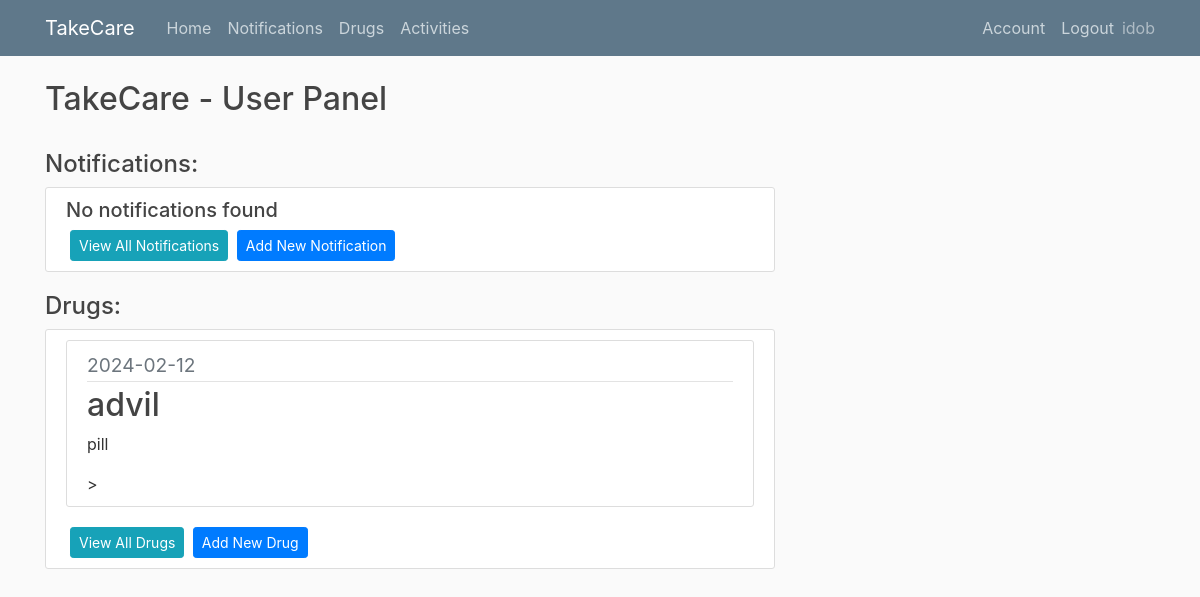
Before: /home (signed in) with the older database file.
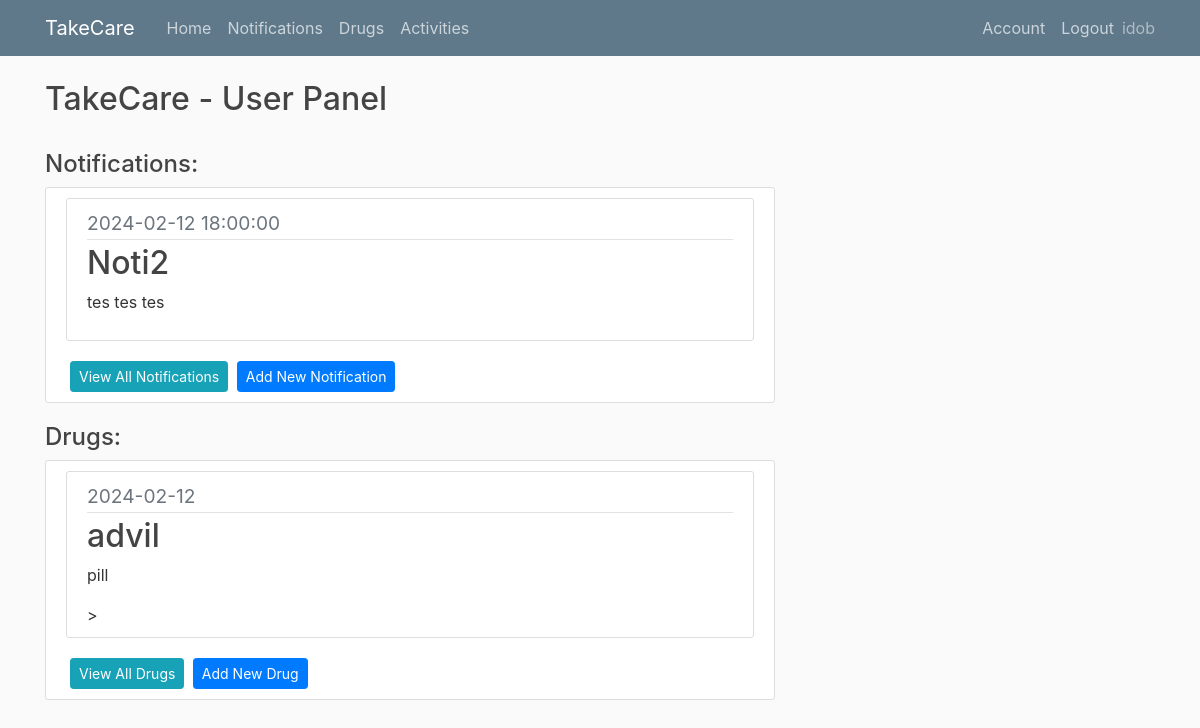
After: the same page with the newer database file.
### app/models.py (models this page shows, shortened)
class User(db.Model, UserMixin):
    id = db.Column(db.Integer, primary_key=True)
    username = db.Column(db.String(20), unique=True,nullable=False)
    email = db.Column(db.String(100), unique=True,nullable=False)
    image_file = db.Column(db.String(100),nullable=False,default='default.jpg')
    password= db.Column(db.String(60),nullable=False)
    Notifications = db.relationship('Notification',backref='creator',lazy=True )
    Drugs = db.relationship('Drug',backref='creator',lazy=True )

class Drug(db.Model):
    id = db.Column(db.Integer, primary_key=True)
    name = db.Column(db.String(150),nullable=False)
    type = db.Column(db.Text,nullable=False)
    dose = db.Column(db.Integer,nullable=False)
    timesaday = db.Column(db.Integer,nullable=False)
    taketime= db.Column(db.Time, nullable=False)
    gap = db.Column(db.Integer, nullable=False)
    packsize = db.Column(db.Integer,nullable=False)
    daystotake = db.Column(db.Integer,nullable=False)
    startdate = db.Column(db.Date,nullable=False)
    user_id = db.Column(db.Integer, db.ForeignKey('user.id'), nullable=False)
    drugschedules = db.relationship("DrugSchedule", cascade="all, delete")

class Notification(db.Model):
    id = db.Column(db.Integer, primary_key=True)
    title = db.Column(db.String(150),nullable=False)
    content = db.Column(db.Text,nullable=False)
    date = db.Column(db.Date,nullable=False)
    time = db.Column(db.Time,nullable=False)
    user_id = db.Column(db.Integer, db.ForeignKey('user.id'), nullable=False)

### app/routes.py (the view)
@app.route("/")
@app.route("/home")
def home():
    if current_user.is_authenticated:
        notifications = Notification.query.filter_by(user_id=current_user.id).order_by(Notification.date.asc()).order_by(Notification.time.asc()).limit(3)
        drugs = Drug.query.filter_by(user_id=current_user.id)
        return render_template("home.html",notifications=notifications ,drugs=drugs)
    else:
        return render_template("home.html")

### app/models.py (called while the page is built)
@login_manager.user_loader
def load_user(user_id):
    return User.query.get(int(user_id))

### app/templates/home.html
{% extends "layout.html" %}
{% block content %}
  <h2> TakeCare - User Panel </h2>
  <br>
  <h4>Notifications:</h4>
  <div class="content-section">
    {% if notifications.count() == 0  %}
        <h5>No notifications found</h5>
    {% else %}
      {% for notification in notifications %}
      <article class="media content-section">
        <div class="media-body">
          <div class="article-metadata">
            <big class="text-muted">{{ notification.date.strftime('%Y-%m-%d') }}    {{ notification.time }} </big>
          </div>
          <h2>{{ notification.title }}</h2>
          <p class="article-content">{{ notification.content }}</p>
        </div>
      </article>
      {% endfor %}
    {% endif %}
    <a class="btn btn-info btn-sm ml-1" href="{{url_for('notification')}}"> View All Notifications</a>
    <a class="btn btn-primary btn-sm ml-1" href="{{url_for('add_notification')}}"> Add New Notification</a>
  </div>
  <h4>Drugs:</h4>
  <div class="content-section">
    {% if drugs.count() == 0  %}
        <h5>No drugs found</h5>
    {% else %}
      {% for drug in drugs %}
      <article class="media content-section">
        <div class="media-body">
          <div class="article-metadata">
            <big class="text-muted">{{ drug.startdate.strftime('%Y-%m-%d') }} </big>
          </div>
          <h2>{{ drug.name }}</h2>
          <p class="article-content">{{ drug.type }}</p>>
        </div>
      </article>
      {% endfor %}
    {% endif %}
    <a class="btn btn-info btn-sm ml-1" href="{{url_for('drugs')}}"> View All Drugs</a>
    <a class="btn btn-primary btn-sm ml-1" href="{{url_for('add_drug')}}"> Add New Drug</a>
  </div>
{% endblock content %}

### app/templates/layout.html (shortened to what this page needs)
<!DOCTYPE html>
<html>
<head>
    <link rel="stylesheet" href="https://maxcdn.bootstrapcdn.com/bootstrap/4.0.0/css/bootstrap.min.css">
    <link rel="stylesheet" type="text/css" href="{{ url_for('static', filename='main.css') }}">
</head>
<body>
    <header class="site-header">
      <nav class="navbar navbar-expand-md navbar-dark bg-steel fixed-top">
        <div class="container">
          <a class="navbar-brand mr-4" href="/">TakeCare</a>
          <div class="collapse navbar-collapse" id="navbarToggle">
            <div class="navbar-nav mr-auto">
              <a class="nav-item nav-link" href="{{url_for('home')}}">Home</a>
              <a class="nav-item nav-link" href="{{url_for('notification')}}">Notifications</a>
              <a class="nav-item nav-link" href="{{url_for('drugs')}}">Drugs</a>
              <a class="nav-item nav-link" href="{{url_for('activities')}}">Activities</a>
            </div>
            {% if not current_user.is_authenticated %}
            <div class="navbar-nav">
              <a class="nav-item nav-link" href="{{url_for('login')}}">Login</a>
              <a class="nav-item nav-link" href="{{url_for('register')}}">Register</a>
            </div>
            {% else %}
            <div class="navbar-nav">
              <a class="nav-item nav-link" href="{{url_for('account')}}">Account</a>
              <a class="nav-item nav-link" href="{{url_for('logout')}}">Logout</a>
              <sapn class="navbar-text">{{current_user.username}}</span>
            </div>
            {% endif %}
          </div>
        </div>
      </nav>
    </header>
    <main role="main" class="container">
      <div class="row">
        <div class="col-md-8">
          {% block content %} {% endblock %}
        </div>
    </main>
</body>
</html>

### app/static/main.css (style rules this page uses)
body { background: #fafafa; color: #333333; margin-top: 5rem; }
h1, h2, h3, h4, h5, h6 { color: #444444; }
.bg-steel { background-color: #5f788a; }
.site-header .navbar-nav .nav-link { color: #cbd5db; }
.content-section { background: #ffffff; padding: 10px 20px; border: 1px solid #dddddd; border-radius: 3px; margin-bottom: 20px; }
.article-content { white-space: pre-line; }
.article-metadata { padding-bottom: 1px; margin-bottom: 4px; border-bottom: 1px solid #e3e3e3 }

Changed rows visible on the page:
added Notification: date "2024-02-12", time "18:00:00", title "Noti2", content "tes tes tes"
Other visible differences:
text no longer shown: "No notifications found"
